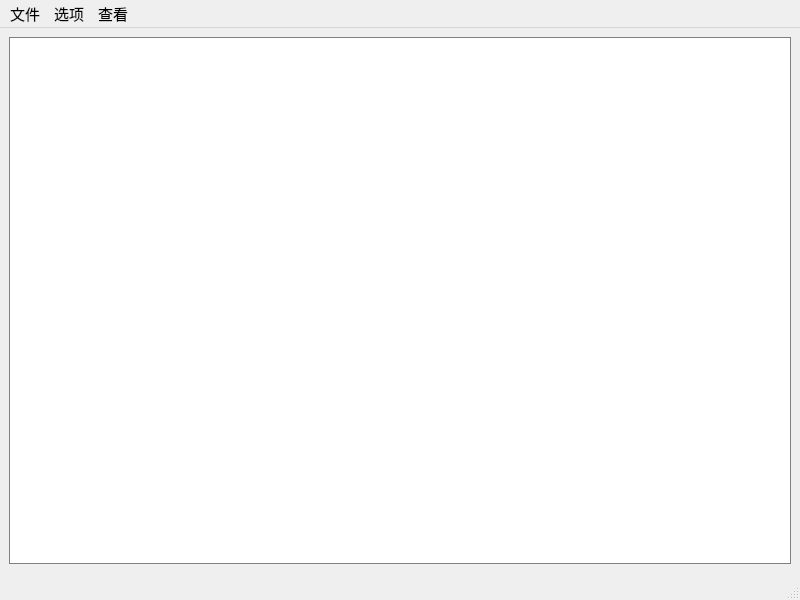
<?xml version="1.0" encoding="UTF-8"?>
<ui version="4.0">
 <class>hookMainWindow</class>
 <widget class="QMainWindow" name="hookMainWindow">
  <property name="geometry">
   <rect>
    <x>0</x>
    <y>0</y>
    <width>800</width>
    <height>600</height>
   </rect>
  </property>
  <property name="font">
   <font>
    <family>Adobe 黑体 Std R</family>
    <pointsize>11</pointsize>
   </font>
  </property>
  <property name="windowTitle">
   <string>MainWindow</string>
  </property>
  <widget class="QWidget" name="centralwidget">
   <layout class="QVBoxLayout" name="verticalLayout">
    <item>
     <layout class="QVBoxLayout" name="verticalLayout_2">
      <item>
       <widget class="QTableView" name="tableView">
        <property name="styleSheet">
         <string notr="true">QTableView {
    color: black;                                       /*表格内文字颜色*/
    gridline-color: white;                              /*表格内框颜色*/
    background-color: white;               /*表格内背景色*/
    alternate-background-color: white;
    selection-color: rgb(176, 252, 255);                             /*选中区域的文字颜色*/
    selection-background-color: rgb(77, 77, 77);        /*选中区域的背景色*/
    border: 1px groove gray;
    border-radius: 0px;
    padding: 2px 4px;
}</string>
        </property>
       </widget>
      </item>
     </layout>
    </item>
   </layout>
  </widget>
  <widget class="QStatusBar" name="statusbar"/>
  <widget class="QMenuBar" name="menubar">
   <property name="geometry">
    <rect>
     <x>0</x>
     <y>0</y>
     <width>800</width>
     <height>26</height>
    </rect>
   </property>
   <widget class="QMenu" name="file">
    <property name="font">
     <font>
      <family>Adobe 黑体 Std R</family>
      <pointsize>11</pointsize>
     </font>
    </property>
    <property name="title">
     <string>文件</string>
    </property>
    <addaction name="createNewPorecess"/>
    <addaction name="exit"/>
   </widget>
   <widget class="QMenu" name="options">
    <property name="font">
     <font>
      <family>Adobe 黑体 Std R</family>
      <pointsize>11</pointsize>
     </font>
    </property>
    <property name="title">
     <string>选项</string>
    </property>
    <addaction name="setOntop"/>
    <addaction name="separator"/>
   </widget>
   <widget class="QMenu" name="view">
    <property name="font">
     <font>
      <family>Adobe 黑体 Std R</family>
      <pointsize>11</pointsize>
     </font>
    </property>
    <property name="title">
     <string>查看</string>
    </property>
    <addaction name="refresh"/>
    <addaction name="Resourceutilization"/>
   </widget>
   <addaction name="file"/>
   <addaction name="options"/>
   <addaction name="view"/>
  </widget>
  <action name="createNewPorecess">
   <property name="text">
    <string>创建新进程(N)</string>
   </property>
   <property name="shortcut">
    <string>Ctrl+N</string>
   </property>
  </action>
  <action name="exit">
   <property name="text">
    <string>退出</string>
   </property>
  </action>
  <action name="setOntop">
   <property name="checkable">
    <bool>true</bool>
   </property>
   <property name="text">
    <string>置于顶层</string>
   </property>
  </action>
  <action name="refresh">
   <property name="text">
    <string>刷新</string>
   </property>
   <property name="shortcut">
    <string>F5</string>
   </property>
  </action>
  <action name="Resourceutilization">
   <property name="text">
    <string>资源利用率</string>
   </property>
  </action>
  <action name="hookOp">
   <property name="text">
    <string>HOOK</string>
   </property>
  </action>
  <action name="SuspendPro">
   <property name="text">
    <string>挂起进程</string>
   </property>
  </action>
  <action name="ResumePro">
   <property name="text">
    <string>恢复进程</string>
   </property>
  </action>
  <action name="TerminatePro">
   <property name="text">
    <string>结束进程</string>
   </property>
  </action>
  <action name="InlineHook">
   <property name="text">
    <string>inline hook</string>
   </property>
  </action>
 </widget>
 <resources/>
 <connections/>
</ui>
